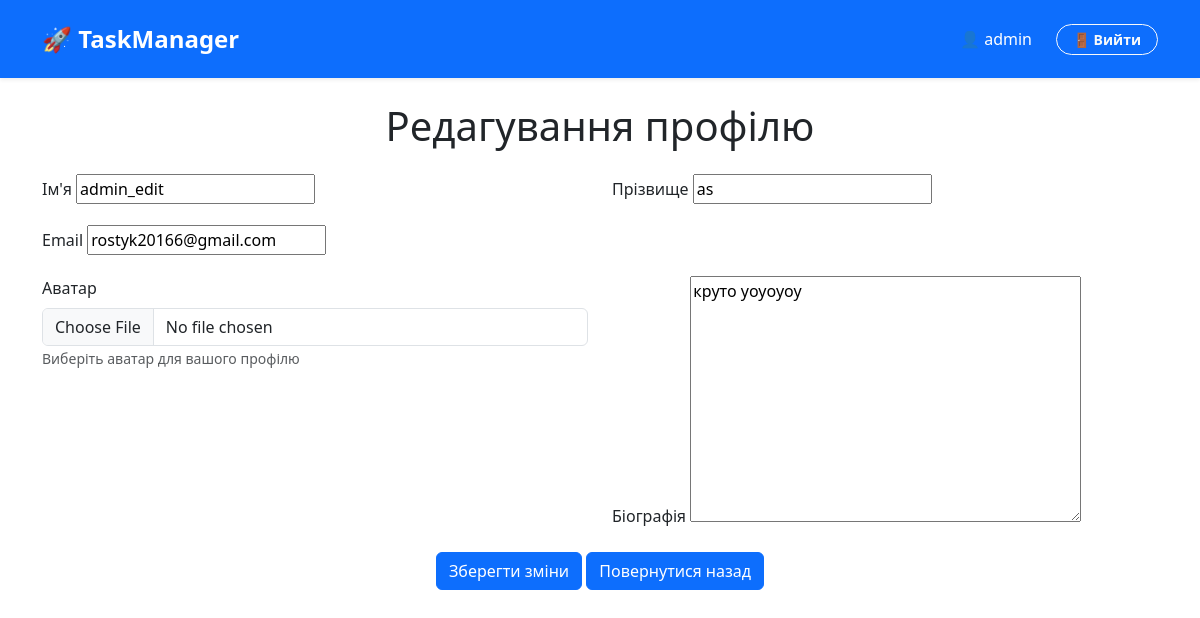
/profile/admin/edit/ (signed in), run on an earlier commit of the app's database.
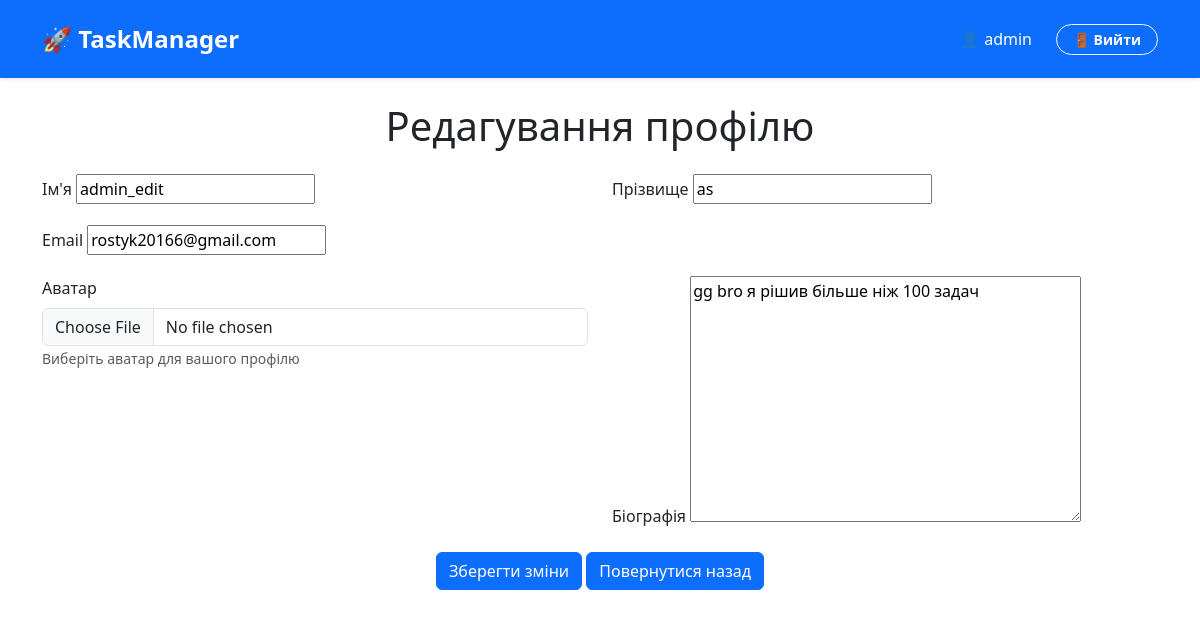
And on a later commit of the database.
### tasks/models.py (models this page shows, shortened)
class UserProfile(models.Model):
    user = models.OneToOneField(User , on_delete=models.CASCADE)
    avatar = models.ImageField(upload_to="avatars/",null=True , blank = True)
    bio = models.TextField(null=True, blank = True)

### tasks/views.py (the view)
# urls.py: path('profile/<str:username>/edit/', edit_profile, name='edit_profile'),
def edit_profile(request, username):
    user_profile = get_object_or_404(UserProfile, user__username=username)
    if request.method == "POST":
        user_form = UserForm(request.POST, instance=request.user)
        profile_form = UserProfileForm(request.POST, request.FILES, instance=user_profile)
        if user_form.is_valid() and profile_form.is_valid():
            user_form.save()
            profile_form.save()
            messages.success(request, "Профіль успішно оновлено!")
            return redirect('profile', username=user_profile.user.username)
        else:
            messages.error(request, "Будь ласка, виправте помилки у формі.")
            print(user_form.errors)
            print(profile_form.errors)
    else:
        user_form = UserForm(instance=request.user)
        profile_form = UserProfileForm(instance=user_profile)
    return render(request, "edit_profile.html", {'user_form': user_form, 'profile_form': profile_form, 'user_profile': user_profile})

### tasks/forms.py
class UserForm(forms.ModelForm):
    class Meta:
        model = User
        fields = ['first_name', 'last_name', 'email']

class UserProfileForm(forms.ModelForm):
    class Meta:
        model = UserProfile
        fields = ["avatar","bio"]

### templates/edit_profile.html (shortened to what this page needs)
<!DOCTYPE html>
<html lang="uk">
<head>
    <link href="https://cdn.jsdelivr.net/npm/bootstrap@5.3.8/dist/css/bootstrap.min.css" rel="stylesheet">
</head>
<body>
    <nav class="navbar navbar-expand-lg navbar-dark bg-primary shadow-sm py-3 mb-4">
        <div class="container">
            <a class="navbar-brand fw-bold fs-4" href="{% url 'profile' user.username %}">🚀 TaskManager</a>
            <div class="collapse navbar-collapse" id="navbarNav">
                <ul class="navbar-nav ms-auto align-items-center">
                    {% if user.is_authenticated %}
                        <li class="nav-item me-3">
                            <span class="nav-link text-white fs-6">👤 {{ user.username }}</span>
                        </li>
                        <li class="nav-item">
                            <form action="{% url 'logout' %}" method="post" class="m-0 p-0">
                                <button type="submit" class="btn btn-outline-light btn-sm px-3 py-1 fw-semibold" style="border-radius: 20px;">
                                    🚪 Вийти
                                </button>
                            </form>
                        </li>
                    {% endif %}
                </ul>
            </div>
        </div>
    </nav>
    <div class="container">
        <h1 class="text-center mb-4">Редагування профілю</h1>
        <form method="POST" enctype="multipart/form-data">
            <div class="row mb-3">
                <div class="col-md-6">
                    <label for="id_first_name" class="form-label">Ім'я</label>
                    {{ user_form.first_name }}
                </div>
                <div class="col-md-6">
                    <label for="id_last_name" class="form-label">Прізвище</label>
                    {{ user_form.last_name }}
                </div>
            </div>
            <div class="row mb-3">
                <div class="col-md-12">
                    <label for="id_email" class="form-label">Email</label>
                    {{ user_form.email }}
                </div>
            </div>
            <div class="row mb-3">
                <div class="col-md-6">
                    <label for="id_avatar" class="form-label">Аватар</label>
                    <input type="file" name="avatar" accept="image/*" class="form-control">
                    <small class="form-text text-muted">Виберіть аватар для вашого профілю</small>
                </div>
                <div class="col-md-6">
                    <label for="id_bio" class="form-label">Біографія</label>
                    {{ profile_form.bio }}
                </div>
            </div>
            <div class="text-center">
                <button type="submit" class="btn btn-primary">Зберегти зміни</button>
                <a href="{% url 'profile' username=user.username %}" class="btn btn-primary">Повернутися назад</a>
            </div>
        </form>
    </div>
</body>
</html>

What changed in the data, as far as the page shows it:
changed UserProfile: bio "круто yoyoyoy" → "gg bro я рішив більше ніж 100 задач"
